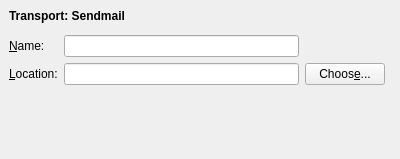
<ui version="4.0" >
 <author>Volker Krause &lt;vkrause@kde.org></author>
 <class>SendmailSettings</class>
 <widget class="QWidget" name="SendmailSettings" >
  <property name="geometry" >
   <rect>
    <x>0</x>
    <y>0</y>
    <width>400</width>
    <height>159</height>
   </rect>
  </property>
  <layout class="QGridLayout" >
   <property name="margin" >
    <number>9</number>
   </property>
   <property name="spacing" >
    <number>6</number>
   </property>
   <item row="4" column="1" >
    <spacer>
     <property name="orientation" >
      <enum>Qt::Vertical</enum>
     </property>
     <property name="sizeHint" >
      <size>
       <width>20</width>
       <height>21</height>
      </size>
     </property>
    </spacer>
   </item>
   <item row="1" column="0" colspan="4" >
    <widget class="KSeparator" name="kseparator" />
   </item>
   <item row="0" column="0" colspan="3" >
    <widget class="QLabel" name="titleLabel" >
     <property name="font" >
      <font>
       <weight>75</weight>
       <bold>true</bold>
      </font>
     </property>
     <property name="text" >
      <string>Transport: Sendmail</string>
     </property>
    </widget>
   </item>
   <item row="3" column="0" >
    <widget class="QLabel" name="label_2" >
     <property name="text" >
      <string>&amp;Location:</string>
     </property>
     <property name="buddy" >
      <cstring>kcfg_host</cstring>
     </property>
    </widget>
   </item>
   <item row="2" column="0" >
    <widget class="QLabel" name="nameLabel" >
     <property name="text" >
      <string>&amp;Name:</string>
     </property>
     <property name="buddy" >
      <cstring>kcfg_name</cstring>
     </property>
    </widget>
   </item>
   <item row="3" column="2" >
    <widget class="KPushButton" name="chooseButton" >
     <property name="text" >
      <string>Choos&amp;e...</string>
     </property>
    </widget>
   </item>
   <item row="3" column="1" >
    <widget class="KLineEdit" name="kcfg_host" />
   </item>
   <item row="2" column="1" >
    <widget class="KLineEdit" name="kcfg_name" />
   </item>
  </layout>
 </widget>
 <layoutfunction spacing="KDialog::spacingHint()" margin="KDialog::marginHint()" />
 <customwidgets>
  <customwidget>
   <class>KSeparator</class>
   <extends>QFrame</extends>
   <header>kseparator.h</header>
  </customwidget>
  <customwidget>
   <class>KPushButton</class>
   <extends>QPushButton</extends>
   <header>kpushbutton.h</header>
  </customwidget>
  <customwidget>
   <class>KLineEdit</class>
   <extends>QLineEdit</extends>
   <header>klineedit.h</header>
  </customwidget>
 </customwidgets>
 <resources/>
 <connections/>
</ui>
